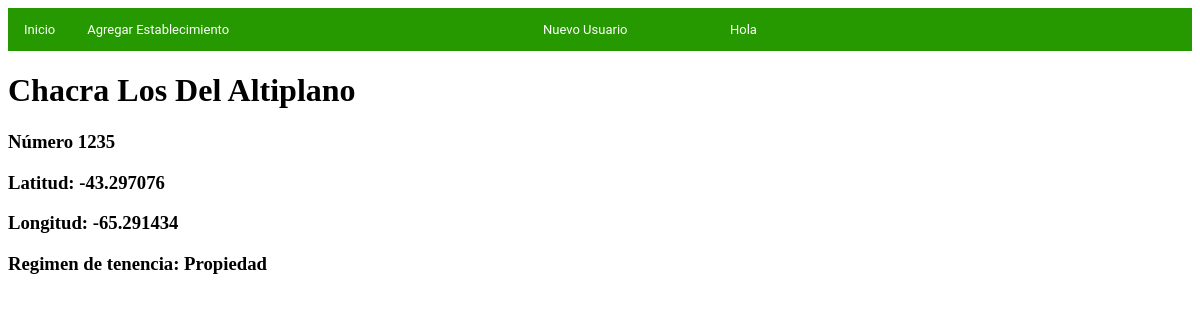
The page /establecimientos/4/ on the database its author committed.
### apps/establecimientos/models.py (models this page shows, shortened)
class Establecimiento (models.Model):
    nombre = models.CharField(max_length=50)
    nro = models.IntegerField()
    lat = models.DecimalField(max_digits=9, decimal_places=6)
    long = models.DecimalField(max_digits=9, decimal_places=6)
    regimen = models.ForeignKey(RegimenTenencia, on_delete=models.CASCADE)

class RegimenTenencia (models.Model):
    descripcion = models.CharField(max_length=100)
    def __str__(self):
        return self.descripcion

### apps/establecimientos/views.py (the view)
# urls.py: url(r'^(?P<pk>[0-9]+)/$', views.DetailView.as_view(), name='detalle'),
class DetailView(generic.DetailView):
    model = Establecimiento
    template_name = 'establecimientos/detalle.html'

### apps/establecimientos/templates/establecimientos/detalle.html (shortened to what this page needs)
{% extends 'establecimientos/base.html' %}
{% block body %}
    <h1>{{ establecimiento.nombre}}</h1>
    <h3>Número {{ establecimiento.nro }}</h3>
    <h3>Latitud: {{ establecimiento.lat }}</h3>
    <h3>Longitud: {{ establecimiento.long }}</h3>
    <h3>Regimen de tenencia: {{ establecimiento.regimen }}</h3>
{% endblock %}

### rows shown on the page
Establecimiento: nombre "Chacra Los Del Altiplano", nro "1235", lat "-43.297076", long "-65.291434", regimen "Propiedad"
